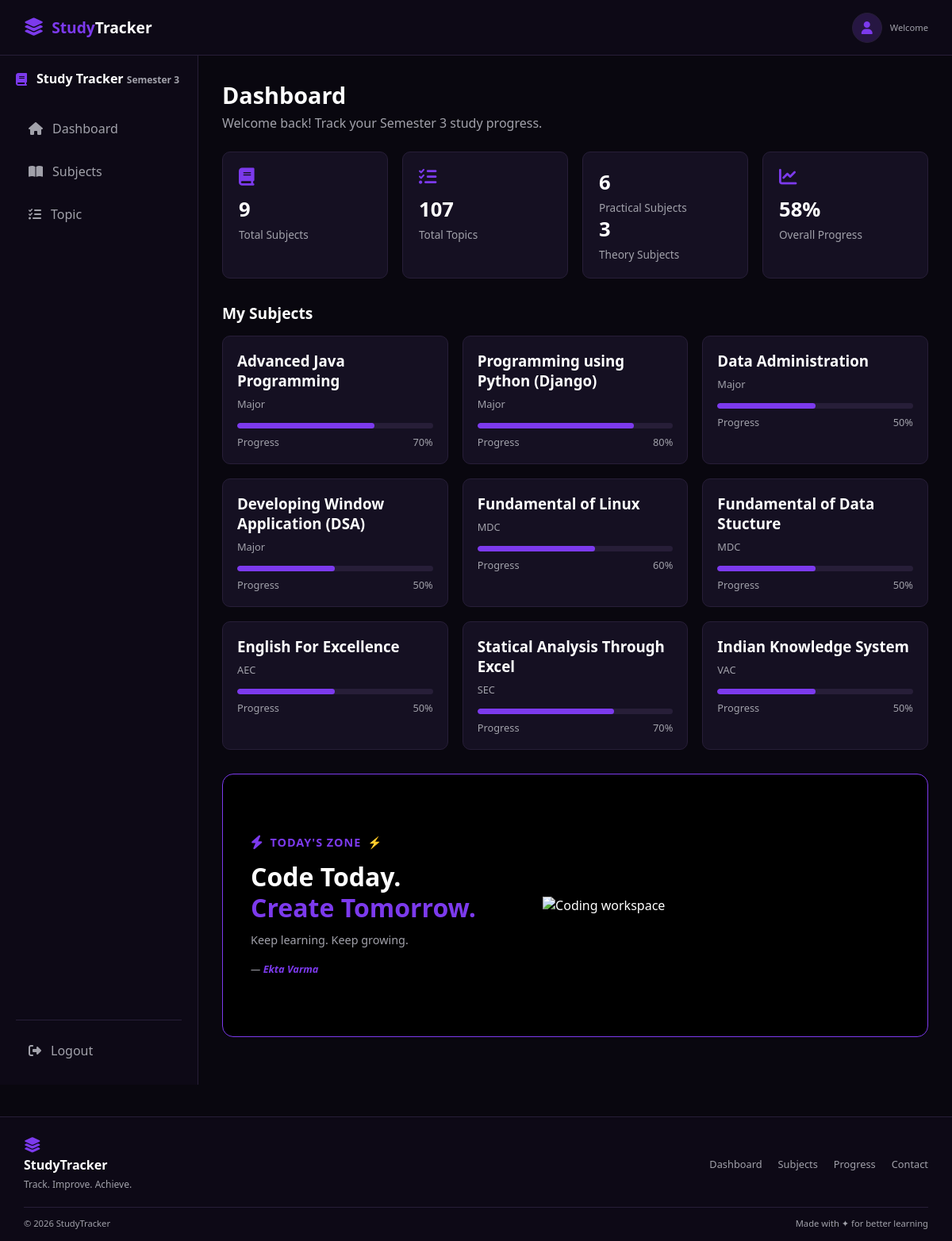
Page /deshboard_subjects/ on the committed database.
### Subjects/models.py (models this page shows, shortened)
class Subjects(models.Model):
    sub_id=models.CharField(primary_key=True)
    sub_code=models.CharField()
    sub_name=models.CharField()
    sub_type=models.CharField()
    sub_nature=models.CharField()
    credit=models.IntegerField()
    prog=models.IntegerField()
    desc=models.CharField()

### Semester_3_Study_Tracker/views.py (the view)
# urls.py: path('deshboard_subjects/',views.deshboard,name="deshboard"),
def deshboard(request):
    sub=Subjects.objects.all()
    sub_count=Subjects.objects.count()
    topic_count=Topics.objects.count()
    practical_count=Subjects.objects.filter(sub_nature="Practical").count()
    theory_count=Subjects.objects.filter(sub_nature="Theory").count()
    sum=0
    for i in sub:
        sum=sum+i.prog
    average=int(sum/sub_count)
    context={
        "data":sub,
        "sub_count":sub_count,
        "topic_count":topic_count,
        "practical_count":practical_count,
        "theory_count":theory_count,
        "progress":average
    }
    return render(request,"deshboard.html",context)

### templates/deshboard.html
{% extends 'base.html' %}
{% block 'content' %}
            <div class="app-container">
    <aside class="sidebar">
        <div class="brand">
            <i class="fas fa-book"></i>
            <h2>
                Study Tracker
                <span>Semester 3</span>
            </h2>
        </div>
        <nav class="nav-menu">
            <a href="/deshboard_subjects/" class="nav-item ">
                <i class="fas fa-home"></i>
                Dashboard
            </a>
            <a href="/subjects/" class="nav-item">
                <i class="fas fa-book-open"></i>
                Subjects
            </a>
            <a href="/topics/" class="nav-item">
                <i class="fas fa-tasks"></i>
                Topic
            </a>
        </nav>
        <div class="logout">
            <a href="/login/" class="nav-item">
                <i class="fas fa-sign-out-alt"></i>
                Logout
            </a>
        </div>
    </aside>
    <main class="main-content">
        <div class="dashboard-header">
            <h1>Dashboard</h1>
            <p>Welcome back! Track your Semester 3 study progress.</p>
        </div>
        <div class="stats-grid">
            <div class="stat-card">
                <i class="fas fa-book"></i>
                <h3>{{sub_count}}</h3>
                <p>Total Subjects</p>
            </div>
            <div class="stat-card">
                <i class="fas fa-tasks"></i>
                <h3>{{topic_count}}</h3>
                <p>Total Topics</p>
            </div>
            <div class="stat-card">
                <h3>{{practical_count}}</h3>
                <p>Practical Subjects</p>
                <h3>{{theory_count}}</h3>
                <p>Theory Subjects</p>
            </div>
            <div class="stat-card">
                <i class="fas fa-chart-line"></i>
                <h3>{{progress}}%</h3>
                <p>Overall Progress</p>
            </div>
        </div>
        <section class="dashboard-section">
            <h2>My Subjects</h2>
            <div class="subject-grid">
                {% for i in data %}
                <div class="subject-card">
                    <h3>{{i.sub_name}}</h3>
                    <p>{{i.sub_type}}</p>
                    <div class="progress-bar">
                        <div class="progress-fill" style="width: {{i.prog}}%;"></div>
                    </div>
                    <div class="progress-info">
                        <span>Progress</span>
                        <span>{{i.prog}}%</span>
                    </div>
                </div>
                {% endfor %}
        </section>
        <section class="todays-zone">
    <div class="zone-left">
        <div class="zone-title">
            <i class="fas fa-bolt"></i>
            <span>TODAY'S ZONE</span>
            <span>⚡</span>
        </div>
        <h2>
            Code Today.<br>
            <span>Create Tomorrow.</span>
        </h2>
        <p>Keep learning. Keep growing.</p>
        <div class="zone-author">
            —  <span>Ekta Varma</span>
        </div>
    </div>
    <div class="zone-right">
        <img src="https://images7.alphacoders.com/133/thumb-1920-1337527.png" alt="Coding workspace">
    </div>
</section>
    </main>
</div>
{% endblock %}

### Semester_3_Study_Tracker/static/css/style.css (style rules this page uses)
:root { --bg-dark: #09070f; --card-bg: #151022; --sidebar-bg: #0d0916; --purple-primary: #7c3aed; --purple-hover: #6d28d9; --purple-light: #261642; --text-white: #ffffff; --text-muted: #a1a1aa; --border-color: #271e38; --danger-color: #ef4444; --danger-hover: #dc2626; }
* { margin: 0; padding: 0; box-sizing: border-box; font-family: 'Segoe UI', Tahoma, Geneva, Verdana, sans-serif; }
body { background-color: var(--bg-dark); color: var(--text-white); min-height: 100vh; }
.app-container { display: flex; min-height: 100vh; }
.sidebar { width: 250px; background-color: var(--sidebar-bg); border-right: 1px solid var(--border-color); padding: 20px; display: flex; flex-direction: column; }
.brand { display: flex; align-items: center; gap: 12px; color: var(--purple-primary); margin-bottom: 30px; }
.brand h2 { font-size: 1rem; color: var(--text-white); line-height: 1.2; }
.brand h2 span { font-size: 0.75rem; color: var(--text-muted); }
.nav-menu { display: flex; flex-direction: column; gap: 8px; flex: 1; }
.nav-item { display: flex; align-items: center; gap: 12px; padding: 12px 16px; color: var(--text-muted); text-decoration: none; border-radius: 8px; transition: 0.3s; }
.logout { border-top: 1px solid var(--border-color); padding-top: 15px; }
.main-content { flex: 1; padding: 30px; }
.dashboard-header { margin-bottom: 25px; }
.dashboard-header h1 { font-size: 1.8rem; margin-bottom: 5px; }
.dashboard-header p { color: var(--text-muted); }
.stats-grid { display: grid; grid-template-columns: repeat(4, 1fr); gap: 18px; margin-bottom: 30px; }
.stat-card { background: var(--card-bg); border: 1px solid var(--border-color); border-radius: 10px; padding: 20px; }
.stat-card i { color: var(--purple-primary); font-size: 1.4rem; margin-bottom: 12px; }
.stat-card h3 { font-size: 1.6rem; margin-bottom: 5px; }
.stat-card p { color: var(--text-muted); font-size: 0.85rem; }
.dashboard-section { margin-bottom: 30px; }
.dashboard-section h2 { font-size: 1.2rem; margin-bottom: 15px; }
.subject-grid { display: grid; grid-template-columns: repeat(3, 1fr); gap: 18px; }
.subject-card { background: var(--card-bg); border: 1px solid var(--border-color); border-radius: 10px; padding: 18px; }
.subject-card h3 { margin-bottom: 8px; }
.subject-card p { color: var(--text-muted); font-size: 0.8rem; margin-bottom: 15px; }
.progress-bar { height: 7px; background: var(--border-color); border-radius: 10px; overflow: hidden; }
.progress-fill { height: 100%; background: var(--purple-primary); border-radius: 10px; }
.progress-info { display: flex; justify-content: space-between; margin-top: 8px; font-size: 0.8rem; color: var(--text-muted); }
.todays-zone { background: #000000; border: 1px solid var(--purple-primary); border-radius: 14px; padding: 25px 35px; margin-bottom: 30px; min-height: 300px; display: flex; align-items: center; justify-content: space-between; position: relative; overflow: hidden; }
.zone-left { width: 45%; z-index: 2; }
.zone-title { display: flex; align-items: center; gap: 8px; color: var(--purple-primary); font-size: 0.9rem; font-weight: 700; letter-spacing: 1px; margin-bottom: 15px; }
.zone-title i { font-size: 1.1rem; }
.zone-left h2 { font-size: 2rem; line-height: 1.2; margin-bottom: 12px; }
.zone-left h2 span { color: var(--purple-primary); }
.zone-left p { color: var(--text-muted); font-size: 0.9rem; margin-bottom: 18px; }
.zone-author { color: var(--text-muted); font-size: 0.8rem; font-style: italic; }
.zone-author span { color: var(--purple-primary); font-weight: 600; }
.zone-right { width: 55%; height: 280px; display: flex; align-items: center; justify-content: flex-end; overflow: hidden; }
.zone-right img { width: 520px; max-width: 100%; height: auto; object-fit: contain; mix-blend-mode: screen; }

### rows in the picture
Subjects: sub_name "Advanced Java Programming", sub_type "Major", prog "70"
Subjects: sub_name "Programming using Python (Django)", sub_type "Major", prog "80"
Subjects: sub_name "Data Administration", sub_type "Major", prog "50"
Subjects: sub_name "Developing Window Application (DSA)", sub_type "Major", prog "50"
Subjects: sub_name "Fundamental of Linux", sub_type "MDC", prog "60"
Subjects: sub_name "Fundamental of Data Stucture", sub_type "MDC", prog "50"
Subjects: sub_name "English For Excellence", sub_type "AEC", prog "50"
Subjects: sub_name "Statical Analysis Through Excel", sub_type "SEC", prog "70"
Subjects: sub_name "Indian Knowledge System", sub_type "VAC", prog "50"

### other values in the picture
{{ sub_count }} "9"
{{ topic_count }} "107"
{{ practical_count }} "6"
{{ theory_count }} "3"
{{ progress }} "58"
